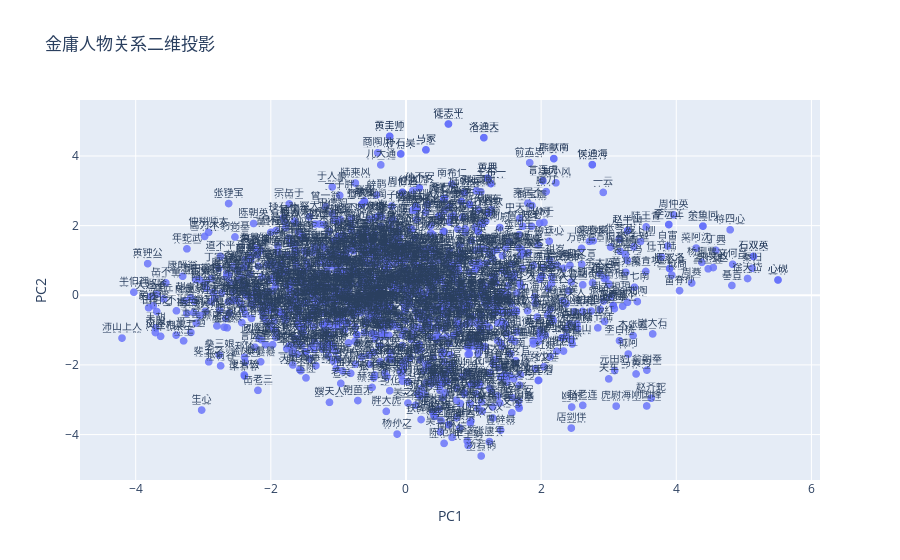

Here is the notebook cell this chart was saved with:
### Markdown cell above
### 5.交互式可视化

### Code cell
# 2D可视化
fig_2d = px.scatter(
    x=emb_2d[:,0], y=emb_2d[:,1],
    text=valid_persons,
    title="金庸人物关系二维投影",
    labels={'x': 'PC1', 'y': 'PC2'}
)
fig_2d.update_traces(
    marker=dict(size=8, opacity=0.8),
    textfont=dict(size=10),
    textposition='top center'
)
fig_2d.show()

# 3D可视化
fig_3d = go.Figure()
fig_3d.add_trace(go.Scatter3d(
    x=emb_3d[:,0],
    y=emb_3d[:,1],
    z=emb_3d[:,2],
    mode='markers+text',
    text=valid_persons,
    marker=dict(
        size=5,
        color=np.linalg.norm(emb_3d, axis=1),  # 根据向量模长着色
        colorscale='Viridis',
        opacity=0.8
    ),
    textposition="top center"
))
fig_3d.update_layout(
    title="金庸人物关系三维可视化",
    scene=dict(
        xaxis_title='PC1',
        yaxis_title='PC2',
        zaxis_title='PC3'
    ),
    height=800
)
fig_3d.show()

### Figure 1 — Plotly figure (JSON) as saved in the notebook; plotly's stock layout.template omitted (floating-point values rounded to 4 significant figures; data arrays with more than 128 entries replaced by an {"elided": "..."} marker saying what was removed)
{"data": [{"hovertemplate": "PC1=%{x}<br>PC2=%{y}<br>text=%{text}<extra></extra>", "legendgroup": "", "marker": {"color": "#636efa", "opacity": 0.8, "size": 8, "symbol": "circle"}, "mode": "markers+text", "name": "", "showlegend": false, "text": {"elided": "1176 str values"}, "textfont": {"size": 10}, "textposition": "top center", "type": "scattergl", "x": {"elided": "1176 float values"}, "xaxis": "x", "y": {"elided": "1176 float values"}, "yaxis": "y"}], "layout": {"legend": {"tracegroupgap": 0}, "title": {"text": "金庸人物关系二维投影"}, "xaxis": {"anchor": "y", "domain": [0, 1], "title": {"text": "PC1"}}, "yaxis": {"anchor": "x", "domain": [0, 1], "title": {"text": "PC2"}}}}
